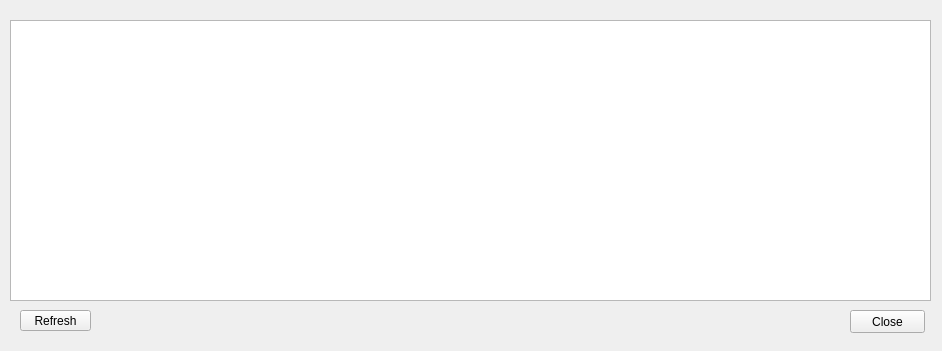
<?xml version="1.0" encoding="UTF-8"?>
<ui version="4.0">
 <class>Form</class>
 <widget class="QWidget" name="Form">
  <property name="geometry">
   <rect>
    <x>0</x>
    <y>0</y>
    <width>942</width>
    <height>351</height>
   </rect>
  </property>
  <property name="windowTitle">
   <string>Real Estate Report</string>
  </property>
  <property name="windowIcon">
   <iconset>
    <normaloff>icon.png</normaloff>icon.png</iconset>
  </property>
  <widget class="QTableView" name="report_tableView">
   <property name="geometry">
    <rect>
     <x>10</x>
     <y>20</y>
     <width>921</width>
     <height>281</height>
    </rect>
   </property>
  </widget>
  <widget class="QPushButton" name="exit_pushButton">
   <property name="geometry">
    <rect>
     <x>850</x>
     <y>310</y>
     <width>75</width>
     <height>23</height>
    </rect>
   </property>
   <property name="text">
    <string>Close</string>
   </property>
  </widget>
  <widget class="QPushButton" name="pushButton">
   <property name="geometry">
    <rect>
     <x>20</x>
     <y>310</y>
     <width>71</width>
     <height>21</height>
    </rect>
   </property>
   <property name="text">
    <string>Refresh</string>
   </property>
  </widget>
 </widget>
 <resources/>
 <connections>
  <connection>
   <sender>exit_pushButton</sender>
   <signal>clicked()</signal>
   <receiver>Form</receiver>
   <slot>hide()</slot>
   <hints>
    <hint type="sourcelabel">
     <x>876</x>
     <y>316</y>
    </hint>
    <hint type="destinationlabel">
     <x>392</x>
     <y>246</y>
    </hint>
   </hints>
  </connection>
  <connection>
   <sender>pushButton</sender>
   <signal>clicked()</signal>
   <receiver>Form</receiver>
   <slot>update_report()</slot>
   <hints>
    <hint type="sourcelabel">
     <x>67</x>
     <y>319</y>
    </hint>
    <hint type="destinationlabel">
     <x>151</x>
     <y>334</y>
    </hint>
   </hints>
  </connection>
 </connections>
 <slots>
  <slot>update_report()</slot>
 </slots>
</ui>
